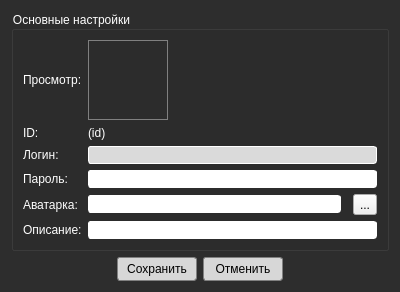
<?xml version="1.0" encoding="UTF-8"?>
<ui version="4.0">
 <class>Dlg_EditUserInUserDb</class>
 <widget class="QDialog" name="Dlg_EditUserInUserDb">
  <property name="geometry">
   <rect>
    <x>0</x>
    <y>0</y>
    <width>400</width>
    <height>285</height>
   </rect>
  </property>
  <property name="windowTitle">
   <string>Редактировать существоющего пользователя</string>
  </property>
  <property name="windowOpacity">
   <double>0.959500000000000</double>
  </property>
  <property name="styleSheet">
   <string notr="true">QDialog { background-color: rgb(45, 45, 45); color: white; }

QGroupBox { font: 10pt &quot;Segoe UI Semibold&quot;; color: white; }

QCheckBox, QLabel { font: 9pt &quot;Segoe UI Semilight&quot;; color: white; }
QCheckBox:disabled { color: gray; }

/*  QScrollBar::vertical */

 QScrollBar:vertical
 {
     background-color: #2A2929;
     width: 15px;
     margin: 15px 3px 15px 3px;
     border: 1px transparent #2A2929;
 }


 QScrollBar::handle:vertical
 {
     background-color: rgb(45, 45, 45);         /* #605F5F; */
     min-height: 5px;
	 border: 2px solid white;
	 border-radius: 4px;
 }


 QScrollBar::sub-line:vertical
 {
     margin: 3px 0px 3px 0px;
     border-image: url(:/qss_icons/rc/up_arrow_disabled.png);
     height: 10px;
     width: 10px;
     subcontrol-position: top;
     subcontrol-origin: margin;
 }


 QScrollBar::add-line:vertical
 {
     margin: 3px 0px 3px 0px;
     border-image: url(:/qss_icons/rc/down_arrow_disabled.png);
     height: 10px;
     width: 10px;
     subcontrol-position: bottom;
     subcontrol-origin: margin;
 }


 QScrollBar::sub-line:vertical:hover,QScrollBar::sub-line:vertical:on
 {

     border-image: url(:/qss_icons/rc/up_arrow.png);
     height: 10px;
     width: 10px;
     subcontrol-position: top;
     subcontrol-origin: margin;
 }


 QScrollBar::add-line:vertical:hover, QScrollBar::add-line:vertical:on
 {
     border-image: url(:/qss_icons/rc/down_arrow.png);
     height: 10px;
     width: 10px;
     subcontrol-position: bottom;
     subcontrol-origin: margin;
 }


 QScrollBar::up-arrow:vertical, QScrollBar::down-arrow:vertical
 {
     background: none;
 }


 QScrollBar::add-page:vertical, QScrollBar::sub-page:vertical
 {
     background: none;
 }

/*  QScrollBar::horizontal */
QScrollBar:horizontal
 {
     height: 15px;
     margin: 3px 15px 3px 15px;
     border: 1px transparent #2A2929;
     background-color: #2A2929;    
 }

 QScrollBar::handle:horizontal
 {
     background-color: rgb(45, 45, 45);      
     min-width: 5px;
     border: 2px solid white;
     border-radius: 4px;
 }

 QScrollBar::add-line:horizontal
 {
     margin: 0px 3px 0px 3px;
     border-image: url(./images/right_arrow_disabled.png);       
     width: 10px;
     height: 10px;
     subcontrol-position: right;
     subcontrol-origin: margin;
 }

 QScrollBar::sub-line:horizontal
 {
     margin: 0px 3px 0px 3px;
     border-image: url(./images/left_arrow_disabled.png);        
     height: 10px;
     width: 10px;
     subcontrol-position: left;
     subcontrol-origin: margin;
 }

 QScrollBar::add-line:horizontal:hover,QScrollBar::add-line:horizontal:on
 {
     border-image: url(./images/right_arrow.png);               
     height: 10px;
     width: 10px;
     subcontrol-position: right;
     subcontrol-origin: margin;
 }

 QScrollBar::sub-line:horizontal:hover, QScrollBar::sub-line:horizontal:on
 {
     border-image: url(./images/left_arrow.png);               
     height: 10px;
     width: 10px;
     subcontrol-position: left;
     subcontrol-origin: margin;
 }

 QScrollBar::up-arrow:horizontal, QScrollBar::down-arrow:horizontal
 {
     background: none;
 }

 QScrollBar::add-page:horizontal, QScrollBar::sub-page:horizontal
 {
     background: none;
 }


QComboBox {
	color: black;
    border: 1px solid gray;
    border-radius: 3px;
    padding: 1px 18px 1px 3px;
    min-width: 6em;
	font: 8pt &quot;Segoe UI Semilight&quot;;
}


QComboBox:hover {
	border: 1px solid rgb(254, 254, 254);
	background-color: rgb(236, 236, 236);
}


QPushButton { 
	color: black;
    background-color: rgb(215, 215, 215);
	border: 1px solid gray;
	border-radius: 3px;  
	min-width: 6em;
	font: 8pt &quot;Segoe UI Semibold&quot;;
}


QPushButton:hover { 
	background-color: rgb(235, 235, 235);
}


QPushButton:pressed { 
	background-color: rgb(221, 221, 221);
}

QComboBox:disabled { color: gray; background-color: rgb(35, 35, 35); }


QComboBox::down-arrow {
    image: url(:/images/arrowDown_ico.png);
}


QComboBox::up-arrow { image: url(:/images/arrowUp_ico.png); }


QComboBox:editable {
    background: white;
}


QComboBox:!editable, QComboBox::drop-down:editable {
     background: qlineargradient(x1: 0, y1: 0, x2: 0, y2: 1,
                                 stop: 0 #E1E1E1, stop: 0.4 #DDDDDD,
                                 stop: 0.5 #D8D8D8, stop: 1.0 #D3D3D3);
}


/* QComboBox gets the &quot;on&quot; state when the popup is open */
QComboBox:!editable:on, QComboBox::drop-down:editable:on {
    background: qlineargradient(x1: 0, y1: 0, x2: 0, y2: 1,
                                stop: 0 #D3D3D3, stop: 0.4 #D8D8D8,
                                stop: 0.5 #DDDDDD, stop: 1.0 #E1E1E1);
}


QComboBox:on { /* shift the text when the popup opens */
    padding-top: 3px;
    padding-left: 4px;
}


QComboBox::drop-down {
    subcontrol-origin: padding;
    subcontrol-position: top right;
    width: 15px;

    border-left-width: 1px;
    border-left-color: darkgray;
    border-left-style: solid; /* just a single line */
    border-top-right-radius: 3px; /* same radius as the QComboBox */
    border-bottom-right-radius: 3px;
}


QLineEdit { 
	border-radius: 3px;
	border: 1px solid white;
 }

QLineEdit:hover { 
	border-color: rgb(42, 105, 23);
}</string>
  </property>
  <property name="sizeGripEnabled">
   <bool>false</bool>
  </property>
  <property name="modal">
   <bool>false</bool>
  </property>
  <layout class="QVBoxLayout" name="verticalLayout">
   <item>
    <widget class="QGroupBox" name="box_MainUserProps">
     <property name="sizePolicy">
      <sizepolicy hsizetype="Expanding" vsizetype="Maximum">
       <horstretch>0</horstretch>
       <verstretch>0</verstretch>
      </sizepolicy>
     </property>
     <property name="title">
      <string>Основные настройки</string>
     </property>
     <layout class="QGridLayout" name="gridLayout">
      <item row="2" column="0">
       <widget class="QLabel" name="lbl_EuLogin">
        <property name="text">
         <string>Логин:</string>
        </property>
       </widget>
      </item>
      <item row="5" column="0">
       <widget class="QLabel" name="lbl_EuAvatarHint">
        <property name="text">
         <string>Аватарка:</string>
        </property>
       </widget>
      </item>
      <item row="6" column="1" colspan="3">
       <widget class="QLineEdit" name="lnI_EuDesc"/>
      </item>
      <item row="1" column="0">
       <widget class="QLabel" name="lbl_EuIDHint">
        <property name="text">
         <string>ID:</string>
        </property>
       </widget>
      </item>
      <item row="0" column="0">
       <widget class="QLabel" name="lbl_EuAvatarPrevHint">
        <property name="text">
         <string>Просмотр:</string>
        </property>
       </widget>
      </item>
      <item row="5" column="3">
       <widget class="QToolButton" name="tlb_Browse">
        <property name="text">
         <string>...</string>
        </property>
        <property name="autoRaise">
         <bool>false</bool>
        </property>
        <property name="arrowType">
         <enum>Qt::NoArrow</enum>
        </property>
       </widget>
      </item>
      <item row="1" column="1" colspan="3">
       <widget class="QLabel" name="lbl_EuID">
        <property name="text">
         <string>(id)</string>
        </property>
       </widget>
      </item>
      <item row="2" column="1" colspan="3">
       <widget class="QLineEdit" name="lnI_EuLogin">
        <property name="enabled">
         <bool>true</bool>
        </property>
        <property name="toolTip">
         <string>Вы не можете редактировать логин существующего пользователя</string>
        </property>
        <property name="styleSheet">
         <string notr="true">background-color: rgb(218, 218, 218);</string>
        </property>
        <property name="readOnly">
         <bool>true</bool>
        </property>
       </widget>
      </item>
      <item row="0" column="1">
       <widget class="QLabel" name="gfv_EuAvatarPrev">
        <property name="sizePolicy">
         <sizepolicy hsizetype="Maximum" vsizetype="Maximum">
          <horstretch>0</horstretch>
          <verstretch>0</verstretch>
         </sizepolicy>
        </property>
        <property name="minimumSize">
         <size>
          <width>80</width>
          <height>80</height>
         </size>
        </property>
        <property name="maximumSize">
         <size>
          <width>80</width>
          <height>80</height>
         </size>
        </property>
        <property name="styleSheet">
         <string notr="true">border: 1px solid grey;</string>
        </property>
        <property name="text">
         <string/>
        </property>
        <property name="scaledContents">
         <bool>true</bool>
        </property>
       </widget>
      </item>
      <item row="5" column="1">
       <widget class="QLineEdit" name="lnI_EuAvatarAddr"/>
      </item>
      <item row="4" column="1" colspan="3">
       <widget class="QLineEdit" name="lnI_EuPassword">
        <property name="echoMode">
         <enum>QLineEdit::Password</enum>
        </property>
       </widget>
      </item>
      <item row="6" column="0">
       <widget class="QLabel" name="lbl_EuDescHint">
        <property name="text">
         <string>Описание:</string>
        </property>
       </widget>
      </item>
      <item row="4" column="0">
       <widget class="QLabel" name="lbl_EuPassword">
        <property name="text">
         <string>Пароль:</string>
        </property>
       </widget>
      </item>
     </layout>
    </widget>
   </item>
   <item>
    <layout class="QHBoxLayout" name="horizontalLayout_3">
     <item>
      <spacer name="horizontalSpacer">
       <property name="orientation">
        <enum>Qt::Horizontal</enum>
       </property>
       <property name="sizeType">
        <enum>QSizePolicy::Expanding</enum>
       </property>
       <property name="sizeHint" stdset="0">
        <size>
         <width>90</width>
         <height>20</height>
        </size>
       </property>
      </spacer>
     </item>
     <item>
      <widget class="QPushButton" name="btn_Accept">
       <property name="minimumSize">
        <size>
         <width>80</width>
         <height>24</height>
        </size>
       </property>
       <property name="text">
        <string>Сохранить</string>
       </property>
      </widget>
     </item>
     <item>
      <widget class="QPushButton" name="btn_Decline">
       <property name="minimumSize">
        <size>
         <width>80</width>
         <height>24</height>
        </size>
       </property>
       <property name="text">
        <string>Отменить</string>
       </property>
      </widget>
     </item>
     <item>
      <spacer name="horizontalSpacer_2">
       <property name="orientation">
        <enum>Qt::Horizontal</enum>
       </property>
       <property name="sizeType">
        <enum>QSizePolicy::Expanding</enum>
       </property>
       <property name="sizeHint" stdset="0">
        <size>
         <width>90</width>
         <height>20</height>
        </size>
       </property>
      </spacer>
     </item>
    </layout>
   </item>
  </layout>
 </widget>
 <tabstops>
  <tabstop>lnI_EuLogin</tabstop>
  <tabstop>lnI_EuPassword</tabstop>
  <tabstop>lnI_EuAvatarAddr</tabstop>
  <tabstop>tlb_Browse</tabstop>
  <tabstop>lnI_EuDesc</tabstop>
 </tabstops>
 <resources/>
 <connections>
  <connection>
   <sender>btn_Accept</sender>
   <signal>clicked()</signal>
   <receiver>Dlg_EditUserInUserDb</receiver>
   <slot>accept()</slot>
   <hints>
    <hint type="sourcelabel">
     <x>164</x>
     <y>427</y>
    </hint>
    <hint type="destinationlabel">
     <x>274</x>
     <y>-10</y>
    </hint>
   </hints>
  </connection>
  <connection>
   <sender>btn_Decline</sender>
   <signal>clicked()</signal>
   <receiver>Dlg_EditUserInUserDb</receiver>
   <slot>reject()</slot>
   <hints>
    <hint type="sourcelabel">
     <x>253</x>
     <y>423</y>
    </hint>
    <hint type="destinationlabel">
     <x>213</x>
     <y>-4</y>
    </hint>
   </hints>
  </connection>
 </connections>
</ui>
